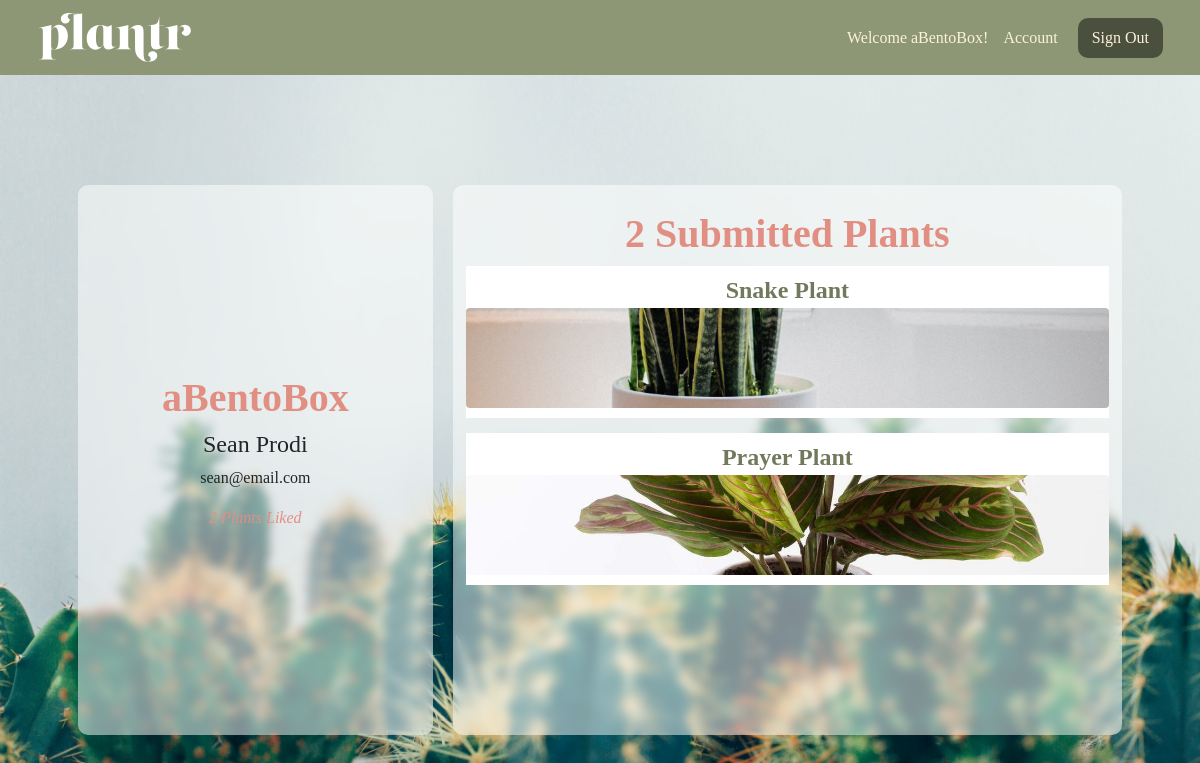
Page /plantr/users/1 (signed in) on the committed database.
### login_app/models.py (models this page shows)
class User(models.Model):
   alias = models.CharField(max_length=50)
   fname = models.CharField(max_length=50)
   lname = models.CharField(max_length=50)
   email = models.CharField(max_length=50)
   password = models.CharField(max_length=50)
   created_at = models.DateTimeField(auto_now_add = True)
   updated_at = models.DateTimeField(auto_now = True)
   objects = UserManager()

### plantApp/models.py (models this page shows, shortened)
class Plant(models.Model):
   LEVELS = (
   (0, ''),
   (1, 'Easy'),
   (2, 'Medium'),
   (3, 'Hard'),
)
   poster = models.ForeignKey(User, related_name = "user_plants", on_delete = models.CASCADE)
   plantName = models.CharField(max_length=50)
   plantAlt = models.CharField(max_length=255, blank=True, default='')
   level = models.CharField(max_length=50)
   env = models.CharField(max_length=1, choices=LEVELS)
   desc = models.CharField(max_length=255)
   plantImg = models.ImageField(upload_to='plants/', null=True, blank=True, default='../static/default_plant.jpg')
   users_fav = models.ManyToManyField(User, related_name = 'fav_plants')
   objects = plantsManager()

### plantApp/views.py (the view)
# urls.py: path('users/<int:user_id>', views.userProfile),
def userProfile(request, user_id):
   if 'user_id' not in request.session:
        messages.error(request, "Must be logged in!")
        return redirect('/')
   user = User.objects.get(id = user_id)
   plant = Plant.objects.all()
   current_user = User.objects.get(id=request.session['user_id'])
   cu_posts = Plant.objects.filter(poster=user)
   context = {
      'current_user': current_user,
      'cu_posts': cu_posts,
      'user': user,
      'plant': plant,
   }
   return render(request, 'user.html', context)

### plantApp/templates/user.html (shortened to what this page needs)
<!DOCTYPE html>
<html lang="en">
<head>
   <link href="https://cdn.jsdelivr.net/npm/bootstrap@5.0.1/dist/css/bootstrap.min.css" rel="stylesheet">
   {% load static %}
   <link rel="stylesheet" href="{% static 'plantApp/static/css/profile.css' %}">
</head>
<body>
   <div id='container'>
      <nav class="navbar navbar-light">
         <div class="container-fluid">
            <a class="navbar-brand" href="/plantr">
               <img src="../../static/plantr-light.svg" alt="" width="155" height="55">
            </a>
            <form class="d-flex">
               <span class="navbar-text">
                  Welcome {{ current_user.alias }}! &nbsp;&nbsp;
                  <a href="{{current_user.id}}">Account</a>
               </span>
               <a href="/logout" class="btn btn-danger" role="button">
                  Sign Out
                </a>
             </form>
         </div>
       </nav>
      <div class="container-lg main">
         <div class="row">
            <div class="col-lg-4">
               <div class='info'>
                  <h1>{{ user.alias }}</h1>
                  <h4>{{ user.fname }} {{ user.lname }}</h4>
                  <p>{{ user.email }}</p>
                  <p class="liked">{{ user.fav_plants.count }} Plants Liked</p>
               </div>
            </div>
            <div class="col-lg overflow-auto">
               <h1>{{ user.user_plants.count }} Submitted Plants</h1>
               {% for plant in cu_posts %}
               <div class="row">
                  <div class='user_plants'>
                     <a href="/plantr/{{ plant.id }}">{{ plant.plantName }}</a>
                     {% if plant.plantImg %}
                        <a href="/plantr/{{ plant.id }}"><img src="{{ plant.plantImg.url }} " class="rounded mx-auto d-block" alt="..."></a>
                           {% else %}
                           <a href="/plantr/{{ plant.id }}"><img src="/static/default_plant.jpg" class="rounded mx-auto d-block" alt="..."></a>
                        {% endif %}
                  </div>
               </div>
               {% endfor %}
            </div>
         </div>
      </div>
   </div>
</body>
</html>

### plantApp/static/css/profile.css (style rules this page uses)
* { margin: 0; padding: 0; font-family:Georgia, 'Times New Roman', Times, serif; }
body { width: 100%; background: #8e9775; background: url("../../../static/plantr.jpeg") no-repeat center center fixed; background-size: cover; }
.container-lg.main { padding: 50px; margin-top: 50px; border-radius: 15px; }
.navbar-text a { color: #faf2da !important; text-decoration: none; }
.navbar.navbar-light { background-color: #8e9775; padding: 5px 25px; }
.navbar-light .navbar-text { color: #faf2da; font-weight: 100; }
.btn.btn-danger { background-color: #4a503d; color: #faf2da; border: 2px solid #4a503d; border-radius: 10px; margin-left: 20px; }
.col-lg-4 { background-color: rgba(255, 255, 255, 0.5); position: relative; height: 550px; margin: 10px; padding: 0px; display: flex; justify-content: center; align-items: center; overflow: hidden; border-radius: 10px; backdrop-filter: blur(5px); }
.col-lg { background-color: rgba(255, 255, 255, 0.5); position: relative; margin: 10px; padding: 25px; height: 550px; margin: 10px; justify-content: center; align-items: center; overflow: hidden; border-radius: 10px; backdrop-filter: blur(5px); text-align: center; }
.rounded.mx-auto.d-block { width: 100%; height: 100px; object-fit: cover; object-position: 50% 50%; transition: transform .5s; }
.user_plants { position:relative; top: 69%; left: 0; right: 0; padding: 6px 0 10px 0; margin-bottom: 15px; text-align: center; background-color: rgba(255, 255, 255, 1); }
.user_plants a { text-decoration: none; color: #71795d; font-weight: 800; font-size: 1.5em; }
h1 { color: #e28f83; font-weight: 800; }
.liked { color: #e28f83; font-style: italic; }
.info { text-align: center; }

### rows in the picture
User: alias "aBentoBox", fname "Sean", lname "Prodi", email "sean@email.com", fav_plants.count "2", user_plants.count "2"
Plant: plantName "Snake Plant", plantImg (picture)
Plant: plantName "Prayer Plant", plantImg (picture)
